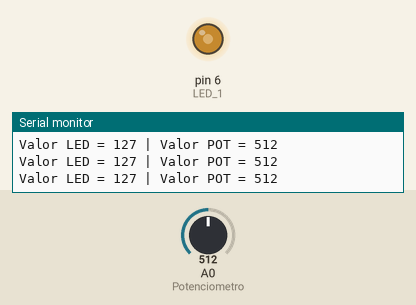
This sketch was run on a simulated Arduino Uno, built with avr-gcc and run on an emulated ATmega328P. Parts: output pins drawn as LEDs (lit = HIGH), the last lines printed to the serial monitor. The test bench sets the inputs (shaded band); at power-on: A0 (Potenciometro) = 512.

Above: at 1.2 s.
1.3 s: A0 (Potenciometro) set to 11
At 2.2 s:
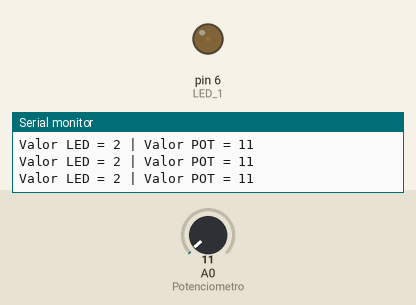
2.8 s: A0 (Potenciometro) set to 8
At 4.0 s:
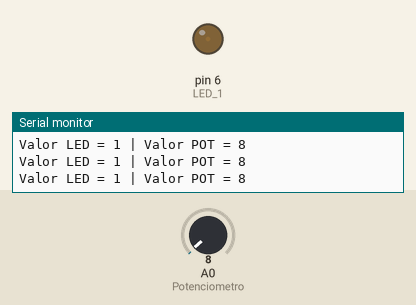
4.3 s: A0 (Potenciometro) set to 0
At 5.1 s:
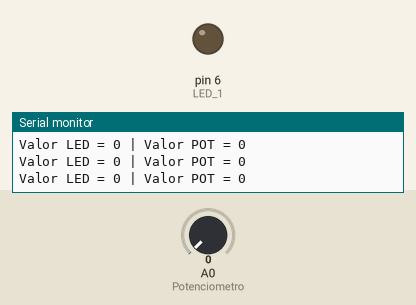
5.8 s: A0 (Potenciometro) set to 716
At 6.8 s:
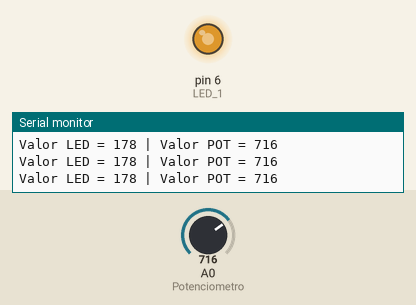
7.3 s: A0 (Potenciometro) set to 983
At 8.5 s:
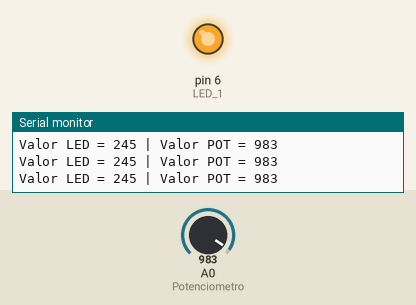
8.8 s: A0 (Potenciometro) set to 1017
At 10.0 s:
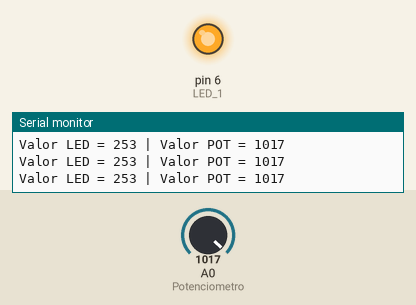
Timing chart, 0 to 11.3 s (numbered marks = the images above; inputs shaded):
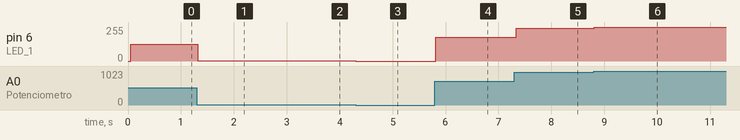

The sketch:

_ex4_.ino
```cpp
/* ------------SAÍDAS PWM----------------
Além do pino 11, quais outros pinos do Arduino Uno possuem a função PWM?

-----------------------Exercício 4 A e B:-----------------------------------
*-- Controle o brilho de outro LED, usando agora a leitura do potenciômetro

*
*--A função analogRead() retorna valores de 0 a 1023, mas a função analogWrite() recebe valores de 0 a 255.
*Compatibilize as duas, para que 100% no potenciômetro corresponda a 100% no LED.
*/
const byte LED_1 = 6; //Informa que o pino PWM será o "6"

const byte Potenciometro = A0; //Declara a porta analogica A0 para o POTENCIOMETRO

void setup() {
  Serial.begin(9600); //Inicar Monitor Serial
  pinMode(LED_1, OUTPUT); // Declara o pino PWM 6 como Saída
}

void loop() {
  delay(50);
  int valor_POT = analogRead(Potenciometro); //Ler o valor do estado do Potenciometro
  /*---------------------------------
  --Usar a função map para deixar os valores proporcionais(Do LED e do Potenciometro)*/
  byte valor_LED = map(valor_POT, 0, 1023, 0, 255);
  /*--------------------------------
  --Vamos acerder o LED */
  analogWrite(LED_1, valor_LED); //Acendendo LED
  //Vamos agora printar tantos os valores proporcionais (0 à 1023) para (0 à 255)
  Serial.print("Valor LED = ");
  Serial.print(valor_LED);
  Serial.print(" | ");
  Serial.print("Valor POT = ");
  Serial.println(valor_POT);
}
```

Measured:
- after the input at 1.3 s, pin 6 (LED_1): 127/255 → 2/255 at once
- after the input at 2.8 s, pin 6 (LED_1): 2/255 → 1/255 at once
- after the input at 4.3 s, pin 6 (LED_1): 1/255 → 0/255 at once
- after the input at 5.8 s, pin 6 (LED_1): 0/255 → 178/255 at once
- after the input at 7.3 s, pin 6 (LED_1): 178/255 → 245/255 at once
- after the input at 8.8 s, pin 6 (LED_1): 245/255 → 253/255 at once
